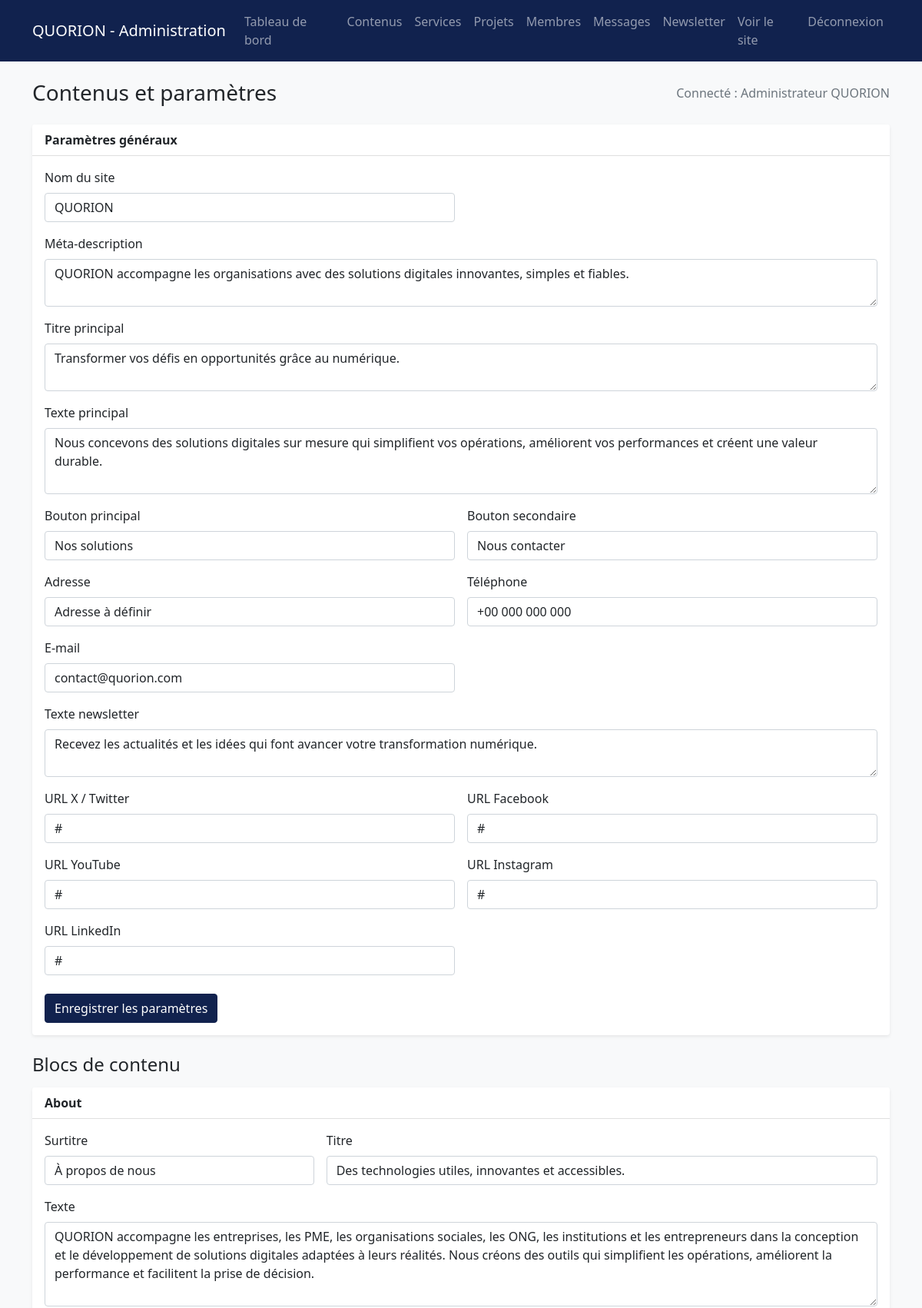
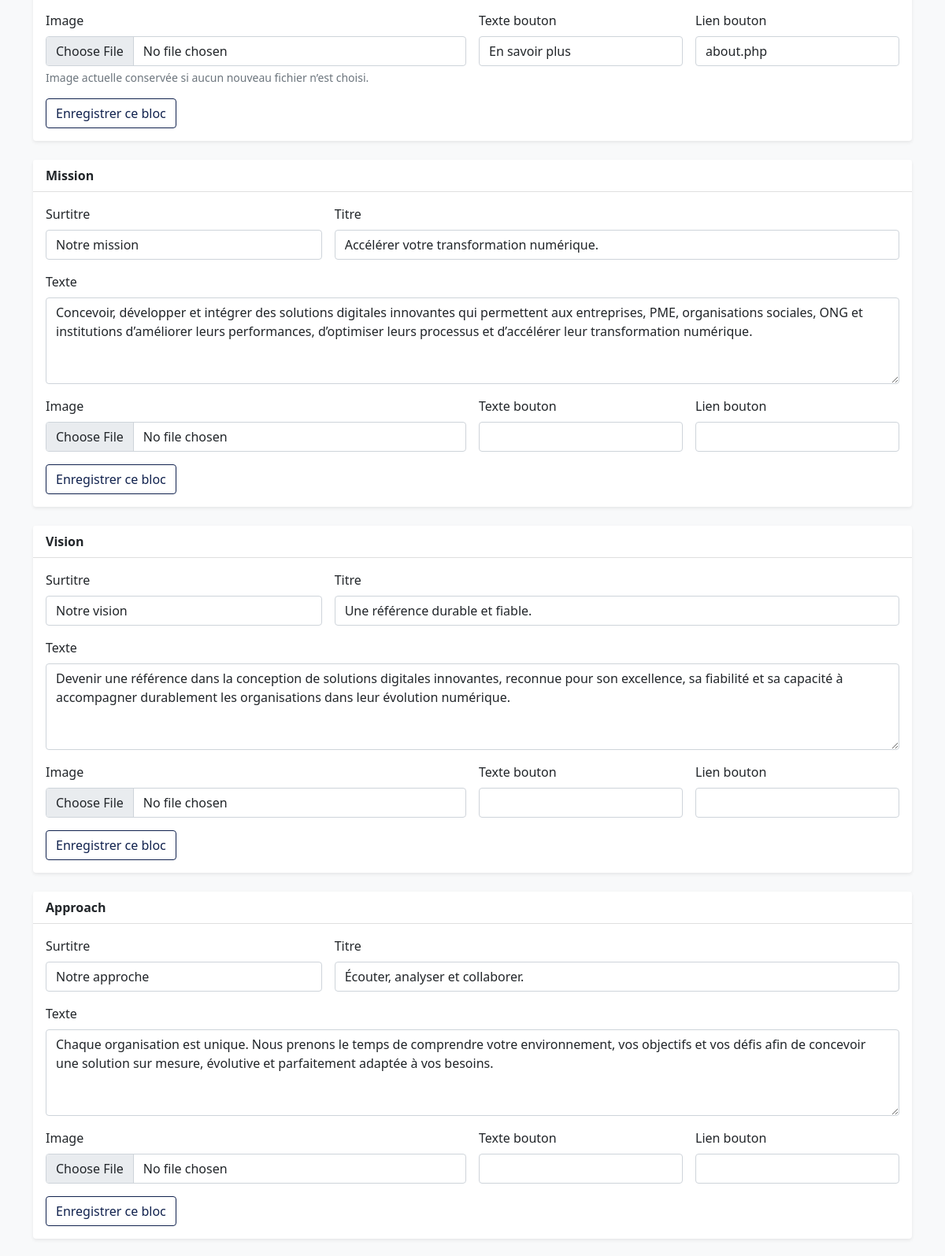
/admin/content.php (signed in, upper part), run on the app's committed database (2 pictures, top to bottom).
### tables this page shows
CREATE TABLE content_blocks (
    id INT UNSIGNED NOT NULL AUTO_INCREMENT PRIMARY KEY,
    block_key VARCHAR(100) NOT NULL UNIQUE,
    eyebrow VARCHAR(160) NOT NULL DEFAULT '',
    title VARCHAR(255) NOT NULL DEFAULT '',
    content TEXT NOT NULL,
    image_path VARCHAR(255) NOT NULL DEFAULT '',
    button_text VARCHAR(100) NOT NULL DEFAULT '',
    button_url VARCHAR(255) NOT NULL DEFAULT '',
    updated_at TIMESTAMP NOT NULL DEFAULT CURRENT_TIMESTAMP ON UPDATE CURRENT_TIMESTAMP
);

### app/bootstrap.php (called while the page is built, shortened)
<?php
function db(): PDO
{
    static $pdo = null;
    if ($pdo instanceof PDO) {
        return $pdo;
    }
    $dsn = sprintf('mysql:host=%s;dbname=%s;charset=utf8mb4', DB_HOST, DB_NAME);
    $pdo = new PDO($dsn, DB_USER, DB_PASS, [
        PDO::ATTR_ERRMODE => PDO::ERRMODE_EXCEPTION,
        PDO::ATTR_DEFAULT_FETCH_MODE => PDO::FETCH_ASSOC,
        PDO::ATTR_EMULATE_PREPARES => false,
    ]);
    return $pdo;
}
function e(?string $value): string
{
    return htmlspecialchars((string) $value, ENT_QUOTES | ENT_SUBSTITUTE, 'UTF-8');
}
function site_settings(): array
{
    $settings = [];
    foreach (db()->query('SELECT setting_key, setting_value FROM site_settings') as $row) {
        $settings[$row['setting_key']] = $row['setting_value'];
    }
    return $settings;
}

### admin/content.php (the view, shortened to what this page needs)
<?php
require_once __DIR__ . '/_init.php';
$settings = site_settings();
$blocks = db()->query('SELECT * FROM content_blocks ORDER BY id')->fetchAll();
$settingLabels = [
    'site_name' => 'Nom du site', 'meta_description' => 'Méta-description', 'hero_title' => 'Titre principal', 'hero_text' => 'Texte principal',
    'hero_primary_button' => 'Bouton principal', 'hero_secondary_button' => 'Bouton secondaire', 'address' => 'Adresse', 'phone' => 'Téléphone',
    'email' => 'E-mail', 'newsletter_text' => 'Texte newsletter', 'twitter_url' => 'URL X / Twitter', 'facebook_url' => 'URL Facebook',
    'youtube_url' => 'URL YouTube', 'instagram_url' => 'URL Instagram', 'linkedin_url' => 'URL LinkedIn',
];
?>
        <div class="card shadow-sm border-0 mb-4">
            <div class="card-header bg-white"><strong>Paramètres généraux</strong></div>
            <div class="card-body">
                <form method="post">
                    <div class="row g-3">
                    <?php foreach ($settingLabels as $key => $label): ?>
                        <div class="col-md-<?= in_array($key, ['meta_description', 'hero_title', 'hero_text', 'newsletter_text'], true) ? '12' : '6' ?>">
                            <label class="form-label" for="<?= e($key) ?>"><?= e($label) ?></label>
                            <?php if (in_array($key, ['meta_description', 'hero_title', 'hero_text', 'newsletter_text'], true)): ?>
                            <textarea class="form-control" id="<?= e($key) ?>" name="<?= e($key) ?>" rows="<?= $key === 'hero_text' ? '3' : '2' ?>"><?= e($settings[$key] ?? '') ?></textarea>
                            <?php else: ?>
                            <input class="form-control" id="<?= e($key) ?>" name="<?= e($key) ?>" value="<?= e($settings[$key] ?? '') ?>">
                            <?php endif; ?>
                        </div>
                    <?php endforeach; ?>
                    </div>
                    <button class="btn btn-primary mt-4" type="submit">Enregistrer les paramètres</button>
                </form>
            </div>
        </div>
        <h2 class="h4 mb-3">Blocs de contenu</h2>
        <?php foreach ($blocks as $block): ?>
        <div class="card shadow-sm border-0 mb-4">
            <div class="card-header bg-white"><strong><?= e(ucfirst($block['block_key'])) ?></strong></div>
            <div class="card-body">
                <form method="post" enctype="multipart/form-data">
                    <div class="row g-3">
                        <div class="col-md-4"><label class="form-label">Surtitre</label><input class="form-control" name="eyebrow" value="<?= e($block['eyebrow']) ?>"></div>
                        <div class="col-md-8"><label class="form-label">Titre</label><input class="form-control" name="title" value="<?= e($block['title']) ?>"></div>
                        <div class="col-12"><label class="form-label">Texte</label><textarea class="form-control" name="content" rows="4"><?= e($block['content']) ?></textarea></div>
                        <div class="col-md-6"><label class="form-label">Image</label><input class="form-control" name="image_file" type="file" accept="image/*"><?php if ($block['image_path']): ?><div class="form-text">Image actuelle conservée si aucun nouveau fichier n’est choisi.</div><?php endif; ?></div>
                        <div class="col-md-3"><label class="form-label">Texte bouton</label><input class="form-control" name="button_text" value="<?= e($block['button_text']) ?>"></div>
                        <div class="col-md-3"><label class="form-label">Lien bouton</label><input class="form-control" name="button_url" value="<?= e($block['button_url']) ?>"></div>
                    </div>
                    <button class="btn btn-outline-primary mt-3" type="submit">Enregistrer ce bloc</button>
                </form>
            </div>
        </div>
        <?php endforeach; ?>

### assets/quorion.css (style rules this page uses)
:root { --primary: #11224E; --secondary: #F87B1B; --light: #FFFFFF; --dark: #11224E; }
.btn-primary { color: #FFFFFF; background-color: #11224E; border-color: #11224E; }
.btn-outline-primary { color: #11224E; border-color: #11224E; }

### data on the page
content_blocks: block_key "About", eyebrow "À propos de nous", title "Des technologies utiles, innovantes et accessibles.", content "QUORION accompagne les entreprises, les PME, les organisations sociales, les ONG, les institutions et les entrepreneurs dans la conception et le développement de solutions digitales adaptées à leurs réalités. Nous créons des outils qui simplifient les opérations, améliorent la performance et facilitent la prise de décision.", shows "Image actuelle conservée si aucun nouveau fichier n’est choisi.", button_text "En savoir plus", button_url "about.php"
content_blocks: block_key "Mission", eyebrow "Notre mission", title "Accélérer votre transformation numérique.", content "Concevoir, développer et intégrer des solutions digitales innovantes qui permettent aux entreprises, PME, organisations sociales, ONG et institutions d’améliorer leurs performances, d’optimiser leurs processus et d’accélérer leur transformation numérique."
content_blocks: block_key "Vision", eyebrow "Notre vision", title "Une référence durable et fiable.", content "Devenir une référence dans la conception de solutions digitales innovantes, reconnue pour son excellence, sa fiabilité et sa capacité à accompagner durablement les organisations dans leur évolution numérique."
content_blocks: block_key "Approach", eyebrow "Notre approche", title "Écouter, analyser et collaborer.", content "Chaque organisation est unique. Nous prenons le temps de comprendre votre environnement, vos objectifs et vos défis afin de concevoir une solution sur mesure, évolutive et parfaitement adaptée à vos besoins."

### other printed values
$title "Contenus et paramètres"
$name "Administrateur QUORION"
$label "Nom du site"
$label "Méta-description"
$label "Titre principal"
$label "Texte principal"
$label "Bouton principal"
$label "Bouton secondaire"
$label "Adresse"
$label "Téléphone"
$label "E-mail"
$label "Texte newsletter"
$label "URL X / Twitter"
$label "URL Facebook"
$label "URL YouTube"
